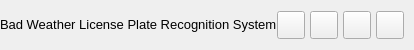
           <widget class="QFrame" name="contentTopBg">
            <property name="minimumSize">
             <size>
              <width>0</width>
              <height>50</height>
             </size>
            </property>
            <property name="maximumSize">
             <size>
              <width>16777215</width>
              <height>50</height>
             </size>
            </property>
            <property name="frameShape">
             <enum>QFrame::NoFrame</enum>
            </property>
            <property name="frameShadow">
             <enum>QFrame::Raised</enum>
            </property>
            <layout class="QHBoxLayout" name="horizontalLayout">
             <property name="spacing">
              <number>0</number>
             </property>
             <property name="leftMargin">
              <number>0</number>
             </property>
             <property name="topMargin">
              <number>0</number>
             </property>
             <property name="rightMargin">
              <number>10</number>
             </property>
             <property name="bottomMargin">
              <number>0</number>
             </property>
             <item>
              <widget class="QFrame" name="leftBox">
               <property name="sizePolicy">
                <sizepolicy hsizetype="Expanding" vsizetype="Preferred">
                 <horstretch>0</horstretch>
                 <verstretch>0</verstretch>
                </sizepolicy>
               </property>
               <property name="frameShape">
                <enum>QFrame::NoFrame</enum>
               </property>
               <property name="frameShadow">
                <enum>QFrame::Raised</enum>
               </property>
               <layout class="QHBoxLayout" name="horizontalLayout_3">
                <property name="spacing">
                 <number>0</number>
                </property>
                <property name="leftMargin">
                 <number>0</number>
                </property>
                <property name="topMargin">
                 <number>0</number>
                </property>
                <property name="rightMargin">
                 <number>0</number>
                </property>
                <property name="bottomMargin">
                 <number>0</number>
                </property>
                <item>
                 <widget class="QLabel" name="titleRightInfo">
                  <property name="sizePolicy">
                   <sizepolicy hsizetype="Preferred" vsizetype="Expanding">
                    <horstretch>0</horstretch>
                    <verstretch>0</verstretch>
                   </sizepolicy>
                  </property>
                  <property name="maximumSize">
                   <size>
                    <width>16777215</width>
                    <height>45</height>
                   </size>
                  </property>
                  <property name="font">
                   <font>
                    <family>Segoe UI</family>
                    <pointsize>10</pointsize>
                    <weight>50</weight>
                    <italic>false</italic>
                    <bold>false</bold>
                   </font>
                  </property>
                  <property name="text">
                   <string>Bad Weather License Plate Recognition System</string>
                  </property>
                  <property name="alignment">
                   <set>Qt::AlignLeading|Qt::AlignLeft|Qt::AlignVCenter</set>
                  </property>
                 </widget>
                </item>
               </layout>
              </widget>
             </item>
             <item alignment="Qt::AlignRight">
              <widget class="QFrame" name="rightButtons">
               <property name="minimumSize">
                <size>
                 <width>0</width>
                 <height>28</height>
                </size>
               </property>
               <property name="frameShape">
                <enum>QFrame::NoFrame</enum>
               </property>
               <property name="frameShadow">
                <enum>QFrame::Raised</enum>
               </property>
               <layout class="QHBoxLayout" name="horizontalLayout_2">
                <property name="spacing">
                 <number>5</number>
                </property>
                <property name="leftMargin">
                 <number>0</number>
                </property>
                <property name="topMargin">
                 <number>0</number>
                </property>
                <property name="rightMargin">
                 <number>0</number>
                </property>
                <property name="bottomMargin">
                 <number>0</number>
                </property>
                <item>
                 <widget class="QPushButton" name="settingsTopBtn">
                  <property name="minimumSize">
                   <size>
                    <width>28</width>
                    <height>28</height>
                   </size>
                  </property>
                  <property name="maximumSize">
                   <size>
                    <width>28</width>
                    <height>28</height>
                   </size>
                  </property>
                  <property name="cursor">
                   <cursorShape>PointingHandCursor</cursorShape>
                  </property>
                  <property name="toolTip">
                   <string>Settings</string>
                  </property>
                  <property name="text">
                   <string/>
                  </property>
                  <property name="icon">
                   <iconset resource="resources.qrc">
                    <normaloff>:/icons/images/icons/icon_settings.png</normaloff>:/icons/images/icons/icon_settings.png</iconset>
                  </property>
                  <property name="iconSize">
                   <size>
                    <width>20</width>
                    <height>20</height>
                   </size>
                  </property>
                 </widget>
                </item>
                <item>
                 <widget class="QPushButton" name="minimizeAppBtn">
                  <property name="minimumSize">
                   <size>
                    <width>28</width>
                    <height>28</height>
                   </size>
                  </property>
                  <property name="maximumSize">
                   <size>
                    <width>28</width>
                    <height>28</height>
                   </size>
                  </property>
                  <property name="cursor">
                   <cursorShape>PointingHandCursor</cursorShape>
                  </property>
                  <property name="toolTip">
                   <string>Minimize</string>
                  </property>
                  <property name="text">
                   <string/>
                  </property>
                  <property name="icon">
                   <iconset resource="resources.qrc">
                    <normaloff>:/icons/images/icons/icon_minimize.png</normaloff>:/icons/images/icons/icon_minimize.png</iconset>
                  </property>
                  <property name="iconSize">
                   <size>
                    <width>20</width>
                    <height>20</height>
                   </size>
                  </property>
                 </widget>
                </item>
                <item>
                 <widget class="QPushButton" name="maximizeRestoreAppBtn">
                  <property name="minimumSize">
                   <size>
                    <width>28</width>
                    <height>28</height>
                   </size>
                  </property>
                  <property name="maximumSize">
                   <size>
                    <width>28</width>
                    <height>28</height>
                   </size>
                  </property>
                  <property name="font">
                   <font>
                    <family>Segoe UI</family>
                    <pointsize>10</pointsize>
                    <weight>50</weight>
                    <italic>false</italic>
                    <bold>false</bold>
                    <stylestrategy>PreferDefault</stylestrategy>
                   </font>
                  </property>
                  <property name="cursor">
                   <cursorShape>PointingHandCursor</cursorShape>
                  </property>
                  <property name="toolTip">
                   <string>Maximize</string>
                  </property>
                  <property name="text">
                   <string/>
                  </property>
                  <property name="icon">
                   <iconset resource="resources.qrc">
                    <normaloff>:/icons/images/icons/icon_maximize.png</normaloff>:/icons/images/icons/icon_maximize.png</iconset>
                  </property>
                  <property name="iconSize">
                   <size>
                    <width>20</width>
                    <height>20</height>
                   </size>
                  </property>
                 </widget>
                </item>
                <item>
                 <widget class="QPushButton" name="closeAppBtn">
                  <property name="minimumSize">
                   <size>
                    <width>28</width>
                    <height>28</height>
                   </size>
                  </property>
                  <property name="maximumSize">
                   <size>
                    <width>28</width>
                    <height>28</height>
                   </size>
                  </property>
                  <property name="cursor">
                   <cursorShape>PointingHandCursor</cursorShape>
                  </property>
                  <property name="toolTip">
                   <string>Close</string>
                  </property>
                  <property name="text">
                   <string/>
                  </property>
                  <property name="icon">
                   <iconset resource="resources.qrc">
                    <normaloff>:/icons/images/icons/icon_close.png</normaloff>:/icons/images/icons/icon_close.png</iconset>
                  </property>
                  <property name="iconSize">
                   <size>
                    <width>20</width>
                    <height>20</height>
                   </size>
                  </property>
                 </widget>
                </item>
               </layout>
              </widget>
             </item>
            </layout>
           </widget>
